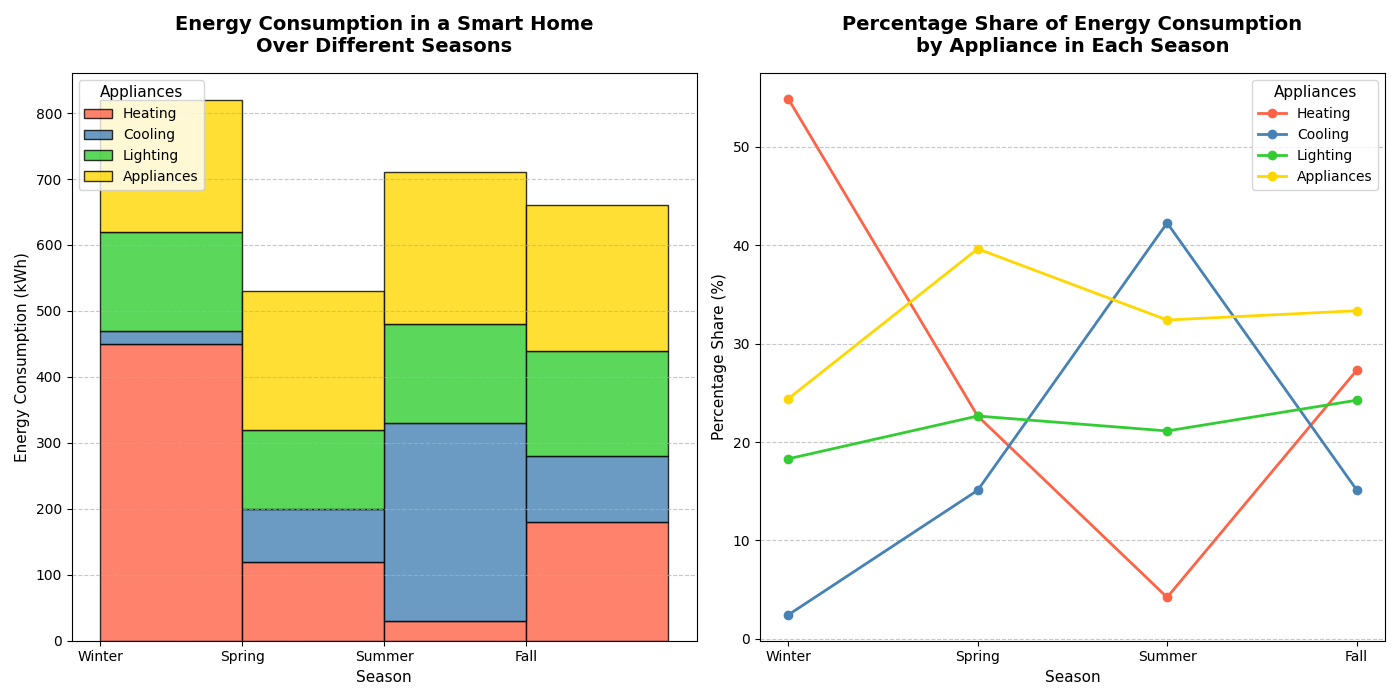

Generate this figure with Python:
import matplotlib.pyplot as plt
import numpy as np

seasons = ['Winter', 'Spring', 'Summer', 'Fall']
heating = [450, 120, 30, 180]
cooling = [20, 80, 300, 100]
lighting = [150, 120, 150, 160]
appliances = [200, 210, 230, 220]
data = [heating, cooling, lighting, appliances]
appliance_labels = ['Heating', 'Cooling', 'Lighting', 'Appliances']

def calculate_percentage_share(data):
    percentages = []
    total_consumption = [sum(x) for x in zip(*data)]
    for series in data:
        percentages.append([((val / total) * 100) if total != 0 else 0 for val, total in zip(series, total_consumption)])
    return percentages

percentage_data = calculate_percentage_share(data)

# New color palette
colors = ['#FF6347', '#4682B4', '#32CD32', '#FFD700']

fig, axs = plt.subplots(1, 2, figsize=(14, 7))

# Stacked histogram with new colors
axs[0].hist([np.arange(len(seasons))] * len(data), bins=np.arange(len(seasons) + 1), weights=data, 
            label=appliance_labels, histtype='barstacked', alpha=0.8, edgecolor='black', color=colors)

axs[0].set_title("Energy Consumption in a Smart Home\nOver Different Seasons", fontsize=14, fontweight='bold', pad=15)
axs[0].set_xlabel("Season", fontsize=11)
axs[0].set_ylabel("Energy Consumption (kWh)", fontsize=11)
axs[0].set_xticks(np.arange(len(seasons)))
axs[0].set_xticklabels(seasons, rotation=0)
axs[0].legend(title="Appliances", fontsize=10, title_fontsize='11', loc='upper left')
axs[0].yaxis.grid(True, linestyle='--', alpha=0.7)

# Line plot for percentage share with new colors
for idx, percentage in enumerate(percentage_data):
    axs[1].plot(seasons, percentage, marker='o', label=appliance_labels[idx], linewidth=2, color=colors[idx])

axs[1].set_title("Percentage Share of Energy Consumption\nby Appliance in Each Season", fontsize=14, fontweight='bold', pad=15)
axs[1].set_xlabel("Season", fontsize=11)
axs[1].set_ylabel("Percentage Share (%)", fontsize=11)
axs[1].legend(title="Appliances", fontsize=10, title_fontsize='11', loc='best')
axs[1].yaxis.grid(True, linestyle='--', alpha=0.7)

plt.tight_layout()
plt.show()
